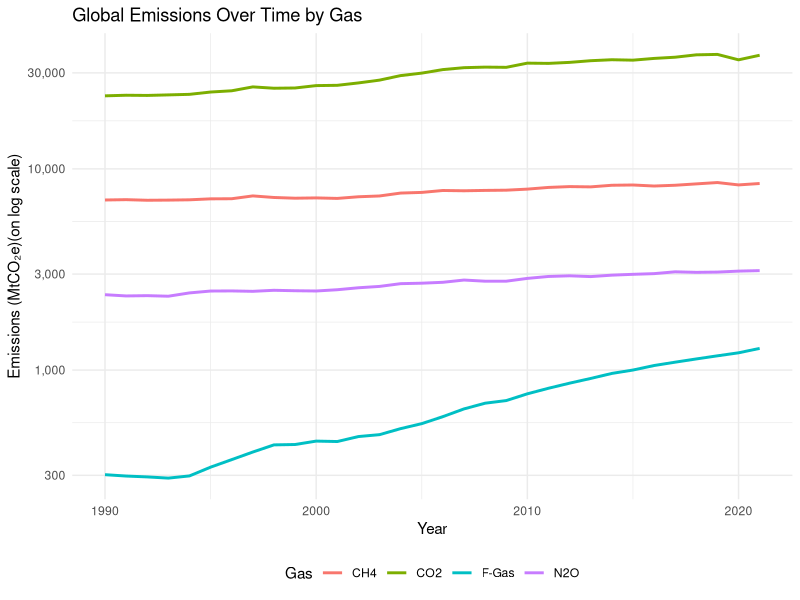
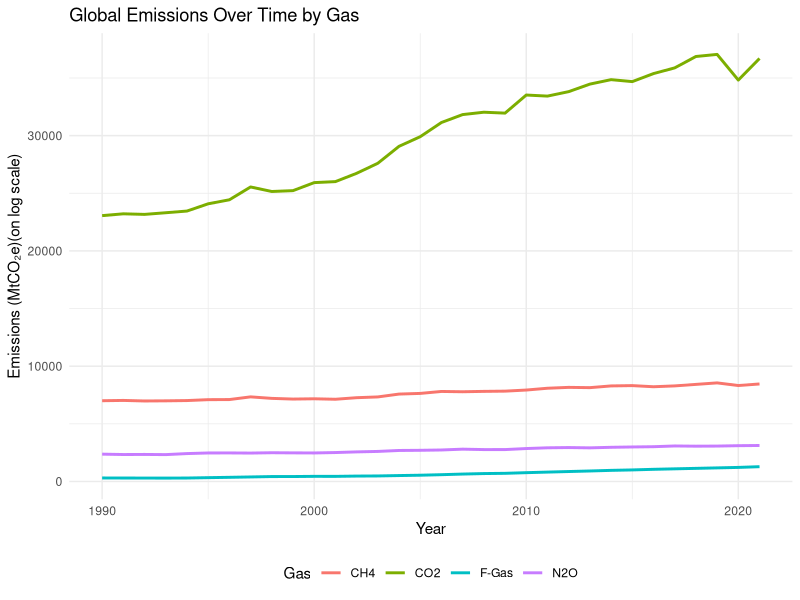
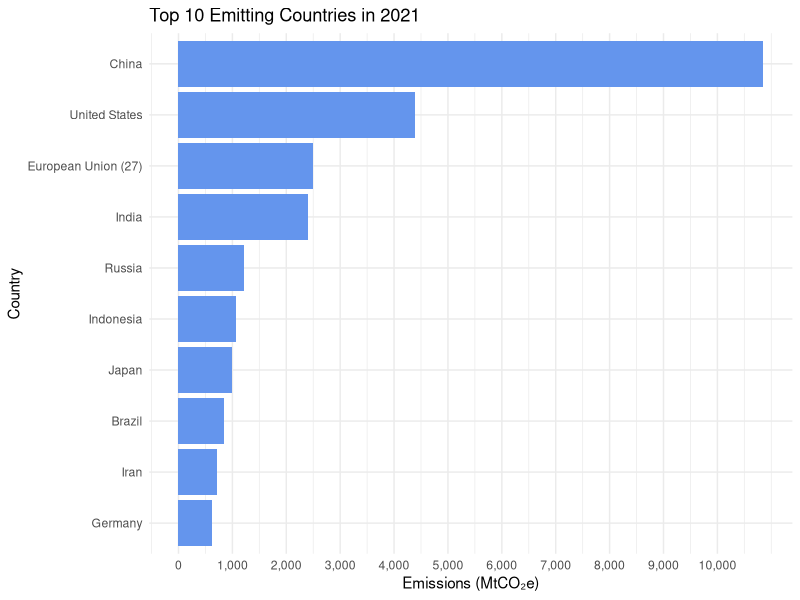
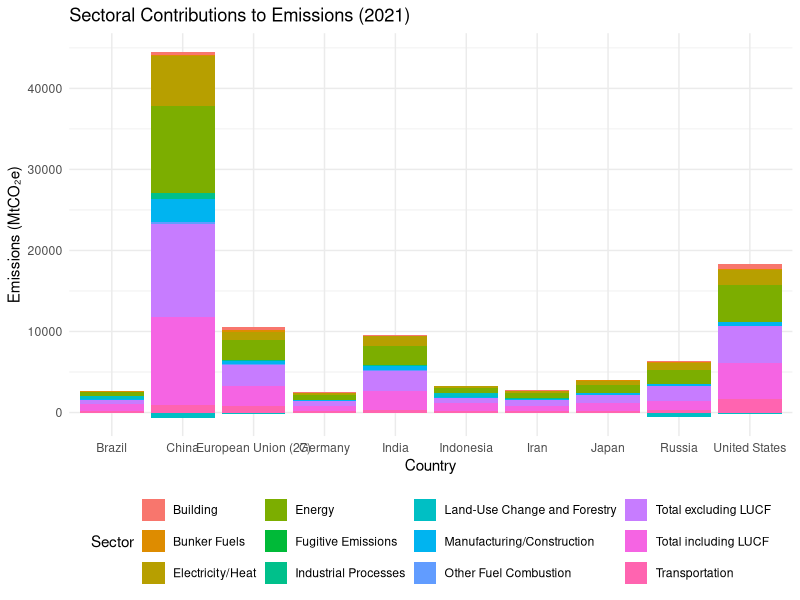
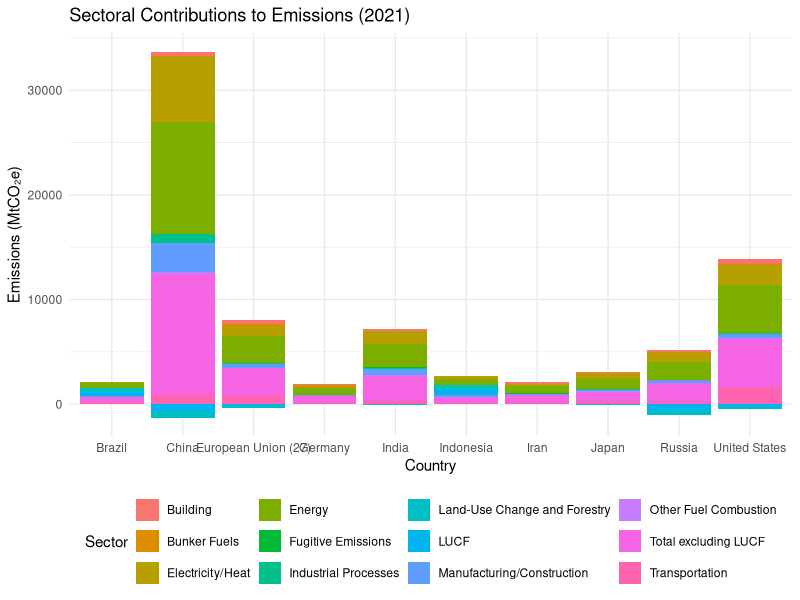
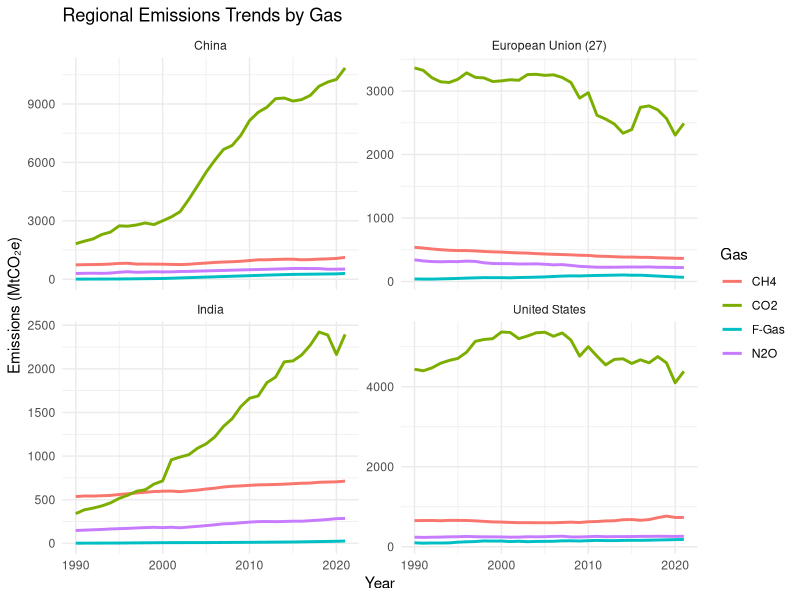
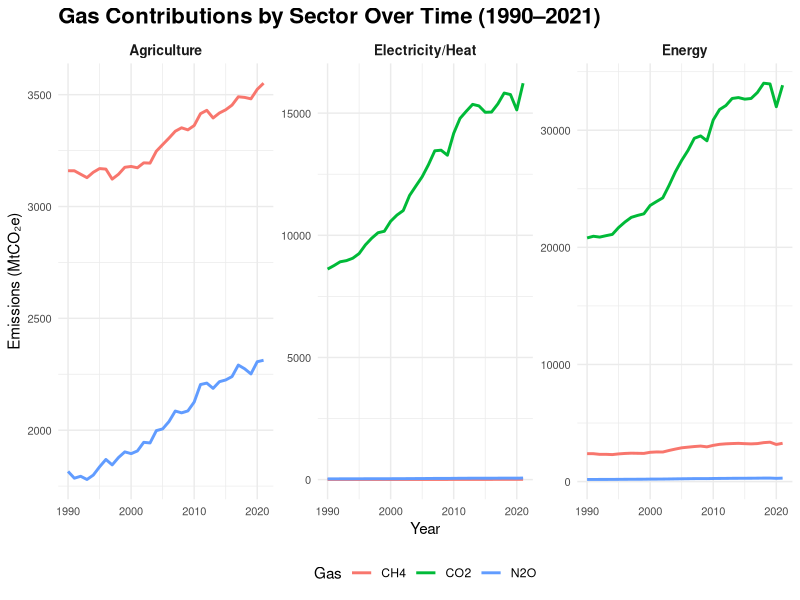
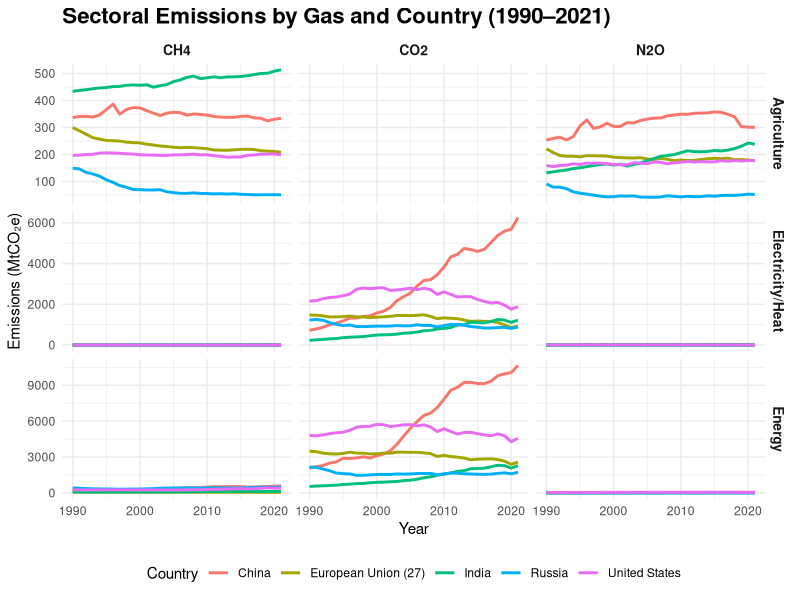

Recreate these plots in R, in order.
## ---- chunk 1
library(readr)
library(tidyverse)
## ---- chunk 2
data <- read.csv("Datasets/historical_emissions.csv", na.strings = c("NA", "N/A"))

tail(data)
dim(data)
## ---- chunk 3
cleaned_data <- na.omit(data)
dim(cleaned_data)
str(cleaned_data)
data_long <- cleaned_data |>
  pivot_longer(
    cols = starts_with("X"),    # Select all columns starting with "X" (years)
    names_to = "Year",          # New column for years
    values_to = "Emissions"     # New column for emission values
  ) |>
  mutate(Year = as.numeric(sub("X", "", Year)))
data_long
## ---- chunk 4
# Filter for global emissions across all gases for "Total including LUCF"
global_emissions_gases <- subset(data_long, Country == "World" & Sector == "Total including LUCF")

# Plot emissions for all gases with different line colors
ggplot(global_emissions_gases, aes(x = Year, y = Emissions, color = Gas)) +
  geom_line(size = 1) +
  scale_y_continuous(trans = 'log10', labels = scales::comma) +
  labs(title = "Global Emissions Over Time by Gas",
       x = "Year",
       y = "Emissions (MtCO₂e)(on log scale)",
       color = "Gas") +
  theme_minimal() +
  theme(legend.position = "bottom")

global_emissions_gases <- subset(data_long, Country == "World" & Sector == "Total including LUCF")
## ---- chunk 5
# Plot emissions for all gases with different line colors
ggplot(global_emissions_gases, aes(x = Year, y = Emissions, color = Gas)) +
  geom_line(size = 1) +
  labs(title = "Global Emissions Over Time by Gas",
       x = "Year",
       y = "Emissions (MtCO₂e)(on log scale)",
       color = "Gas") +
  theme_minimal() +
  theme(legend.position = "bottom")
## ---- chunk 6
data_2021 <- subset(data_long, Year == 2021 & Gas == "CO2" & Sector == "Total including LUCF")
top_10 <- data_2021[order(-data_2021$Emissions), ][2:11, ]

ggplot(top_10, aes(x = reorder(Country, Emissions), y = Emissions)) +
  geom_bar(stat = "identity", fill = "cornflowerblue") +
  scale_y_continuous(breaks = seq(0, max(top_10$Emissions), by = 1000), labels = scales::comma) +
  labs(title = "Top 10 Emitting Countries in 2021",
       x = "Country",
       y = "Emissions (MtCO₂e)") +
  theme_minimal() +
  coord_flip()
## ---- chunk 7
top_countries <- top_10$Country
sector_data <- subset(data_long, Year == 2021 & Country %in% top_countries & Gas == "CO2")

ggplot(sector_data, aes(x = Country, y = Emissions, fill = Sector)) +
  geom_bar(stat = "identity") +
  labs(title = "Sectoral Contributions to Emissions (2021)",
       x = "Country",
       y = "Emissions (MtCO₂e)") +
  theme_minimal() +
  theme(legend.position = "bottom")
## ---- chunk 8
# Calculate LUCF emissions
sector_data <- subset(data_long, Year == 2021 & Country %in% top_countries & Gas == "CO2")

# Create a new LUCF column by calculating the difference
sector_data_lucf <- sector_data |>
  filter(Sector %in% c("Total including LUCF", "Total excluding LUCF")) |>
  spread(Sector, Emissions) |>
  mutate(LUCF = `Total including LUCF` - `Total excluding LUCF`) |>
  gather(key = "Sector", value = "Emissions", c("LUCF", "Total excluding LUCF"))

# Combine with other sectors
sector_data_combined <- sector_data |>
  filter(!Sector %in% c("Total including LUCF", "Total excluding LUCF")) |>
  bind_rows(sector_data_lucf)

# Plot the updated data
ggplot(sector_data_combined, aes(x = Country, y = Emissions, fill = Sector)) +
  geom_bar(stat = "identity") +
  labs(title = "Sectoral Contributions to Emissions (2021)",
       x = "Country",
       y = "Emissions (MtCO₂e)") +
  theme_minimal() +
  theme(legend.position = "bottom") +
  scale_color_brewer(palette = "PuBu") 
## ---- chunk 9
facet_data <- subset(data_long, Country %in% c("China", "United States", "India", "European Union (27)") & Sector == "Total including LUCF")

ggplot(facet_data, aes(x = Year, y = Emissions, color = Gas)) +
  geom_line(size = 1) +
  facet_wrap(~ Country, scales = "free_y") +
  labs(title = "Regional Emissions Trends by Gas",
       x = "Year",
       y = "Emissions (MtCO₂e)") +
  theme_minimal()
## ---- chunk 10
facet_data <- subset(
  data_long,
  Country %in% c(
    "China", "United States", "India", "European Union (27)",
    "Russia", "Japan", "Brazil", "Indonesia", "Iran", "Germany"  # Top 10 emitters
  ) &
    Sector %in% c(
      "Energy", "Agriculture", "Transport",
      "Electricity/Heat", "Waste", "Industrial Processes"
    ) &  # Key sectors
    Gas %in% c("CO2", "CH4", "N2O", "F-Gas")  # Major greenhouse gases
)
## ---- chunk 11
gas_sector_data <- subset(
  data_long,
  Country == "World" & Sector %in% c("Energy", "Agriculture", "Transport", "Electricity/Heat") & Gas %in% c("CO2", "CH4", "N2O", "F-Gas")
)

ggplot(gas_sector_data, aes(x = Year, y = Emissions, color = Gas)) +
  geom_line(size = 1) +
  facet_wrap(~ Sector, scales = "free_y") +
  labs(
    title = "Gas Contributions by Sector Over Time (1990–2021)",
    x = "Year",
    y = "Emissions (MtCO₂e)",
    color = "Gas"
  ) +
  theme_minimal() +
  theme(
    strip.text = element_text(size = 10, face = "bold"),
    plot.title = element_text(size = 16, face = "bold"),
    axis.text = element_text(size = 8),
    legend.position = "bottom"
  )
## ---- chunk 12
# Filter data for selected countries and sectors across gases
gas_focused <- subset(
  data_long,
  Country %in% c("China", "United States", "India", "European Union (27)", "Russia") &
    Sector %in% c("Energy", "Agriculture", "Transport", "Electricity/Heat") &
    Gas %in% c("CO2", "CH4", "N2O", "F-Gas")
)

# Faceted grid plot
ggplot(gas_focused, aes(x = Year, y = Emissions, color = Country)) +
  geom_line(size = 1) +
  facet_grid(Sector ~ Gas, scales = "free_y") +
  labs(
    title = "Sectoral Emissions by Gas and Country (1990–2021)",
    x = "Year",
    y = "Emissions (MtCO₂e)",
    color = "Country"
  ) +
  theme_minimal() +
  theme(
    strip.text = element_text(size = 10, face = "bold"),
    plot.title = element_text(size = 16, face = "bold"),
    legend.position = "bottom"
  )

## ---- chunk 13
sector_country_data <- subset(
  data_long,
  Year == 2021 &
    Country %in% c(
      "China", "United States", "India", "European Union (27)",
      "Russia", "Japan", "Brazil", "Germany"
    ) &
    Gas == "CO2" &
    !Sector %in% c("Total including LUCF", "Total excluding LUCF")  # Exclude these sectors
)

ggplot(sector_country_data, aes(x = Country, y = Sector, fill = Emissions)) +
  geom_tile() +
  scale_fill_gradient(low = "lightblue", high = "darkblue") +
  labs(
    title = "Sectoral Emissions Intensity Across Countries (2021)",
    x = "Country",
    y = "Sector",
    fill = "Emissions (MtCO₂e)"
  ) +
  theme_minimal() +
  theme(
    plot.title = element_text(size = 16, face = "bold"),
    axis.text.x = element_text(angle = 45, hjust = 1),
    legend.position = "right"
  )
## ---- chunk 14
# Filter data for sector-by-gas analysis
sector_gas_data <- subset(
  data_long,
  Year == 2021 &
    !Sector %in% c("Total including LUCF", "Total excluding LUCF") &
    Gas %in% c("CO2", "CH4", "N2O", "F-Gas")
)
## ---- chunk 15
# Summarize data to get total emissions by sector and gas
sector_gas_summary <- sector_gas_data |>
  group_by(Sector, Gas) |>
  summarise(Total_Emissions = sum(Emissions, na.rm = TRUE)) |>
  ungroup()

# Create stacked bar chart
ggplot(sector_gas_summary, aes(x = reorder(Sector, -Total_Emissions), y = Total_Emissions, fill = Gas)) +
  geom_bar(stat = "identity") +
  labs(
    title = "Sectoral Emissions by Gas (2021)",
    x = "Sector",
    y = "Total Emissions (MtCO₂e)",
    fill = "Gas"
  ) +
  theme_minimal() +
  theme(
    plot.title = element_text(size = 16, face = "bold"),
    axis.text.x = element_text(angle = 45, hjust = 1),
    legend.position = "bottom"
  )
## ---- chunk 16
library(ggplot2)

# Filter data for relevant countries, sectors, and gases
grouped_bar_data <- subset(
  data_long,
  Year == 2021 &
    Country %in% c("China", "United States", "India", "European Union (27)", "Russia") &
    !Sector %in% c("Total including LUCF", "Total excluding LUCF") &
    Gas %in% c("CO2", "CH4", "N2O","F-Gas")
)

# Create grouped bar chart
ggplot(grouped_bar_data, aes(x = Sector, y = Emissions, fill = Gas)) +
  geom_bar(stat = "identity", position = "dodge") +
  facet_wrap(~ Country, scales = "free_y") +
  labs(
    title = "Sectoral Emissions by Gas Faceted by Country (2021)",
    x = "Sector",
    y = "Emissions (MtCO₂e)",
    fill = "Gas"
  ) +
  theme_minimal() +
  theme(
    plot.title = element_text(size = 16, face = "bold"),
    axis.text.x = element_text(angle = 45, hjust = 1),
    legend.position = "bottom"
  )
## ---- chunk 17
library(ggplot2)

# Filter data for relevant countries, sectors, and gases
grouped_bar_data <- subset(
  data_long,
  Year == 2021 &
    Country %in% c("China", "United States", "India", "European Union (27)", "Russia") &
    !Sector %in% c("Total including LUCF", "Total excluding LUCF") &
    Gas %in% c("CO2", "CH4", "N2O")
)

# Create grouped bar chart
ggplot(grouped_bar_data, aes(x = Sector, y = Emissions, fill = Gas)) +
  geom_bar(stat = "identity", position = "dodge") +
  scale_y_continuous(trans = "log10", labels = scales::comma) +
  facet_wrap(~ Country, scales = "free_y") +
  labs(
    title = "Sectoral Emissions by Gas Faceted by Country (2021)",
    x = "Sector",
    y = "Emissions (MtCO₂e)",
    fill = "Gas"
  ) +
  theme_minimal() +
  theme(
    plot.title = element_text(size = 16, face = "bold"),
    axis.text.x = element_text(angle = 45, hjust = 1),
    legend.position = "bottom"
  )
## ---- chunk 18
library(dplyr)
library(ggplot2)

# Filter CO2 emissions data
co2_data <- data_long |>
  filter(Gas == "CO2", Sector == "Total including LUCF")

# Calculate global total emissions for each year
global_emissions <- co2_data |>
  group_by(Year) |>
  summarise(Total_Emissions = sum(Emissions, na.rm = TRUE))

# Calculate cumulative emissions per country and identify top 5 emitters
top_5_countries <- co2_data |>
  group_by(Country) |>
  summarise(Cumulative_Emissions = sum(Emissions, na.rm = TRUE)) |>
  arrange(desc(Cumulative_Emissions)) |>
  slice(2:6) |>
  pull(Country)

# Filter for top 5 countries and calculate percentage contribution
top_5_contributions <- co2_data |>
  filter(Country %in% top_5_countries) |>
  left_join(global_emissions, by = "Year") |>
  mutate(Percentage_Contribution = Emissions / Total_Emissions * 100)

# Plot the line chart
ggplot(top_5_contributions, aes(x = Year, y = Percentage_Contribution, color = Country)) +
  geom_line(size = 1) +
  labs(
    title = "Contribution of Top 5 Countries to CO2 Emissions (1990–2021)",
    x = "Year",
    y = "Percentage Contribution",
    color = "Country"
  ) +
  theme_minimal() +
  theme(
    plot.title = element_text(size = 14, face = "bold"),
    axis.text = element_text(size = 10),
    legend.position = "right"
  )

